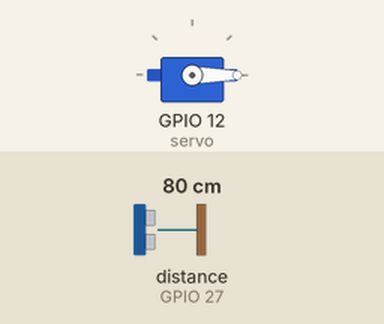
This sketch was run on a simulated ESP32. Parts: servo. Wiring (inferred from the names in the program): ultrasonic range finder: trigger GPIO 14; echo GPIO 27. The test bench sets the inputs (shaded band); at power-on: distance to the obstacle (sensor on GPIO 27) 80 cm. The echo pulse lasts 58.3 µs per cm; no MQTT or app messages arrive unless stated; what the sketch prints to the serial monitor is not drawn.

Above: at 4.2 s.
4.3 s: distance to the obstacle (sensor on GPIO 27) set to 12 cm
9.9 s: distance to the obstacle (sensor on GPIO 27) set to 9 cm
At 14.0 s:
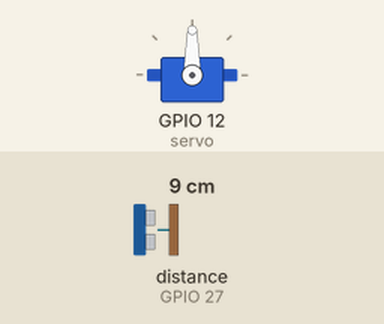
15.5 s: distance to the obstacle (sensor on GPIO 27) set to 18 cm
At 20.7 s:
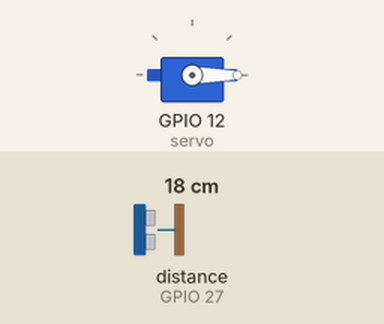
21.5 s: distance to the obstacle (sensor on GPIO 27) set to 2 cm
At 25.7 s:
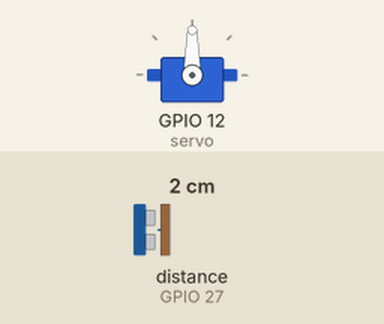
Timing chart, 0 to 27.2 s (numbered marks = the images above; inputs shaded):
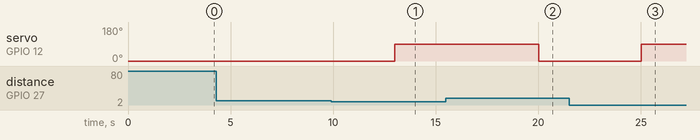

Measured:
- the behaviour switches between 11 and 10 cm on distance to the obstacle (sensor on GPIO 27) (found by bisection; images 0 and 1)
- after the input at 4.3 s, every drawn part: stays the same
- after the input at 9.9 s, servo on GPIO 12 (servo): 0° → 90° after 3.1 s
- after the input at 15.5 s, servo on GPIO 12 (servo): 90° → 0° after 4.5 s
- after the input at 21.5 s, servo on GPIO 12 (servo): 0° → 90° after 3.5 s

The sketch:

codigo-fonte.ino
```cpp
#include <ESP32Servo.h>
#include "ArduinoJson.h"
#include "EspMQTTClient.h"

#define echoPin 27
#define trigPin 14
#define servoPin 12

long duracao;
float dist;

Servo servo;

EspMQTTClient client{
    "!SEU WIFI!",                             // SSID do WiFi
    "!SUA SENHA!",                          // Senha do wifi
    "mqtt.tago.io",                         // Endereço do servidor
    "Default",                              // Usuario
    "c5749daf-1ca1-4c67-aa20-ac1b3059486d", // Token do device
    "esp",                                  // Nome do device
    1883                                    // Porta de comunicação
};

void setup()
{
    pinMode(trigPin, OUTPUT);
    pinMode(echoPin, INPUT);
    Serial.begin(9600);
    Serial.println("Conectando WiFi");
    while (!client.isWifiConnected())
    {
        Serial.print('.');
        client.loop();
        delay(1000);
    }
    Serial.println("WiFi Conectado");
    Serial.println("Conectando com Servidor MQTT");
    while (!client.isMqttConnected())
    {
        Serial.print('.');
        client.loop();
        delay(1000);
    }
    Serial.println("MQTT Conectado");
}

void onConnectionEstablished()
{
}
char bufferJson[100];

void loop()
{

    int statusPorta = 0;

    digitalWrite(trigPin, LOW);
    delayMicroseconds(5);
    digitalWrite(trigPin, HIGH);
    delayMicroseconds(10);
    digitalWrite(trigPin, LOW);
    delayMicroseconds(10);

    duracao = pulseIn(echoPin, HIGH);

    dist = (duracao * 0.034) / 2;

    servo.attach(12);
    if (dist <= 10)
    {
        servo.write(90);
        Serial.print(dist);
        Serial.print("cm = ");
        Serial.println(" aberto");
        statusPorta = 1;
        delay(2000);
    }
    else
    {
        servo.write(0);
        Serial.print(dist);
        Serial.print("cm = ");
        Serial.println(" fechado");
        statusPorta = 0;
    }
    StaticJsonDocument<300> documentoJson;
    documentoJson["variable"] = "Porta";
    documentoJson["value"] = statusPorta;
    serializeJson(documentoJson, bufferJson);
    Serial.println(bufferJson);
    client.publish("Status_Porta", bufferJson);
    delay(5000);
    client.loop();
}
```
